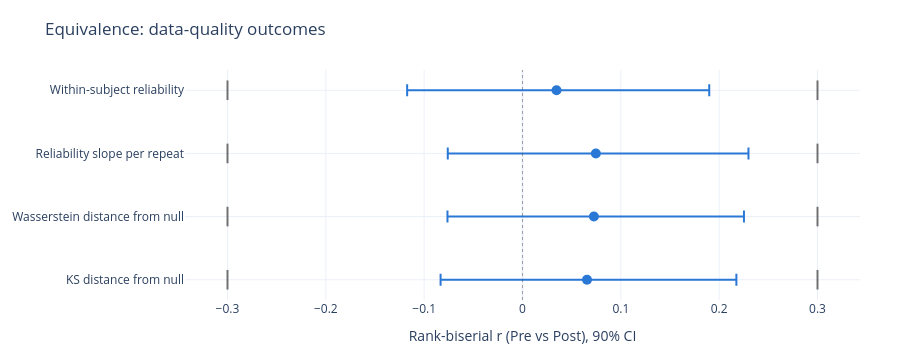

Write notebook code for a chart like this one.
### Code cell
quality_outcomes = {
    "Within-subject reliability": (reliability["pre"], reliability["post"]),
    "Reliability slope per repeat": (repeat_slope["pre"], repeat_slope["post"]),
    "Wasserstein distance from null": (wasserstein_dist["pre"], wasserstein_dist["post"]),
    "KS distance from null": (ks_distance["pre"], ks_distance["post"]),
}
equivalence_quality = {
    name: equivalence_test_rank_biserial(
        pre, post, bound=rank_bound, label_a=COHORT_LABEL["pre"], label_b=COHORT_LABEL["post"],
    )
    for name, (pre, post) in quality_outcomes.items()
}
for name, result in equivalence_quality.items():
    print(name)
    print_equivalence_line(result)
fig_equivalence_forest(equivalence_quality, x_title="Rank-biserial r (Pre vs Post), 90% CI", title="Equivalence: data-quality outcomes").show()

### Figure 1 — Plotly figure (JSON) as saved in the notebook; plotly's stock layout.template omitted (floating-point values rounded to 4 significant figures)
{"data": [{"error_x": {"array": [0.1553], "arrayminus": [0.1519], "color": "#2a78d6", "symmetric": false, "thickness": 2, "type": "data", "width": 6}, "hovertemplate": "Within-subject reliability<br>effect=%{x:.3f}<br>CI [-0.117, 0.190]<extra></extra>", "marker": {"color": "#2a78d6", "size": 10}, "mode": "markers", "showlegend": false, "x": [0.0346], "y": ["Within-subject reliability"], "type": "scatter"}, {"hoverinfo": "skip", "marker": {"color": "rgba(80,80,80,0.8)", "line": {"width": 2}, "size": 14, "symbol": "line-ns-open"}, "mode": "markers", "showlegend": false, "x": [-0.3, 0.3], "y": ["Within-subject reliability", "Within-subject reliability"], "type": "scatter"}, {"error_x": {"array": [0.1552], "arrayminus": [0.1506], "color": "#2a78d6", "symmetric": false, "thickness": 2, "type": "data", "width": 6}, "hovertemplate": "Reliability slope per repeat<br>effect=%{x:.3f}<br>CI [-0.076, 0.230]<extra></extra>", "marker": {"color": "#2a78d6", "size": 10}, "mode": "markers", "showlegend": false, "x": [0.0746], "y": ["Reliability slope per repeat"], "type": "scatter"}, {"hoverinfo": "skip", "marker": {"color": "rgba(80,80,80,0.8)", "line": {"width": 2}, "size": 14, "symbol": "line-ns-open"}, "mode": "markers", "showlegend": false, "x": [-0.3, 0.3], "y": ["Reliability slope per repeat", "Reliability slope per repeat"], "type": "scatter"}, {"error_x": {"array": [0.1526], "arrayminus": [0.1489], "color": "#2a78d6", "symmetric": false, "thickness": 2, "type": "data", "width": 6}, "hovertemplate": "Wasserstein distance from null<br>effect=%{x:.3f}<br>CI [-0.076, 0.225]<extra></extra>", "marker": {"color": "#2a78d6", "size": 10}, "mode": "markers", "showlegend": false, "x": [0.0726], "y": ["Wasserstein distance from null"], "type": "scatter"}, {"hoverinfo": "skip", "marker": {"color": "rgba(80,80,80,0.8)", "line": {"width": 2}, "size": 14, "symbol": "line-ns-open"}, "mode": "markers", "showlegend": false, "x": [-0.3, 0.3], "y": ["Wasserstein distance from null", "Wasserstein distance from null"], "type": "scatter"}, {"error_x": {"array": [0.1519], "arrayminus": [0.1489], "color": "#2a78d6", "symmetric": false, "thickness": 2, "type": "data", "width": 6}, "hovertemplate": "KS distance from null<br>effect=%{x:.3f}<br>CI [-0.083, 0.217]<extra></extra>", "marker": {"color": "#2a78d6", "size": 10}, "mode": "markers", "showlegend": false, "x": [0.0656], "y": ["KS distance from null"], "type": "scatter"}, {"hoverinfo": "skip", "marker": {"color": "rgba(80,80,80,0.8)", "line": {"width": 2}, "size": 14, "symbol": "line-ns-open"}, "mode": "markers", "showlegend": false, "x": [-0.3, 0.3], "y": ["KS distance from null", "KS distance from null"], "type": "scatter"}], "layout": {"shapes": [{"line": {"color": "rgba(80,80,80,0.5)", "dash": "dot", "width": 1}, "type": "line", "x0": 0, "x1": 0, "xref": "x", "y0": 0, "y1": 1, "yref": "y domain"}], "yaxis": {"autorange": "reversed", "categoryorder": "array", "categoryarray": ["Within-subject reliability", "Reliability slope per repeat", "Wasserstein distance from null", "KS distance from null"]}, "xaxis": {"title": {"text": "Rank-biserial r (Pre vs Post), 90% CI"}}, "margin": {"l": 160, "r": 40, "t": 70, "b": 60}, "title": {"text": "Equivalence: data-quality outcomes"}, "height": 360}}
